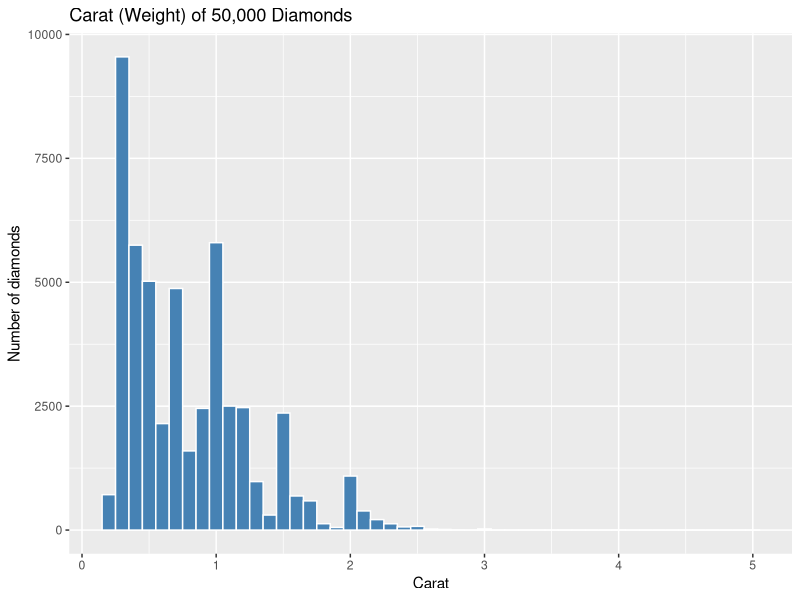

Reproduce this figure in R.
library(ggplot2)

set.seed(123)
diamonds_sample <- diamonds[sample(nrow(diamonds), 50000), ]

hist_p <- ggplot(diamonds_sample, aes(x = carat)) +
  geom_histogram(binwidth = 0.1, fill = "steelblue", color = "white") +
  labs(
    title = "Carat (Weight) of 50,000 Diamonds",
    x = "Carat",
    y = "Number of diamonds"
  )

ggsave(plot = hist_p, file = "diamonds.png")
